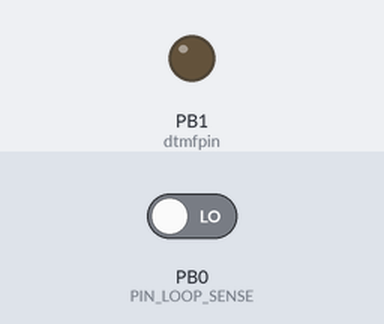
The sketch below on a simulated ATtiny85, built with avr-gcc and run on an emulated ATtiny85. On the bench: output pins drawn as LEDs (lit = HIGH). The inputs (shaded band) are chosen by the test bench; at power-on: PB0 (PIN_LOOP_SENSE) LOW. Sleep ends after the set time or at an interrupt.

Above: at 1.2 s.
1.3 s: PB0 (PIN_LOOP_SENSE) driven HIGH
2.8 s: PB0 (PIN_LOOP_SENSE) driven LOW
At 4.23 s:
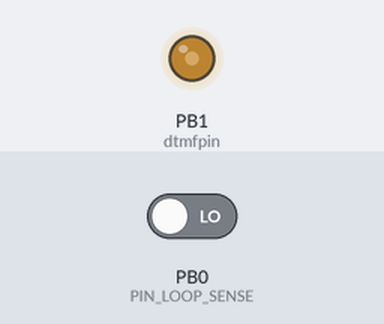
Timing chart, 0 to 5.8 s (numbered marks = the images above; inputs shaded):
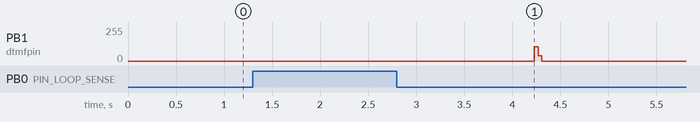

The sketch:

pulse-dtmf-converter-v3.ino
```cpp
// (licence header left out)
/*
Changes from upstream 593e746:
  * PB2 (pin 7) is BATT_EN, the coin-cell switch, instead of the mode-select
    input. The send mode is now the compile-time constant SEND_MODE.
  * Coin-cell control: the cell is connected while the loop is closed and
    released once the loop has been open for ONHOOK_MS (a hang-up). Released
    means the pin is an input (high impedance), so the R18 pull-up holds Q3
    off and no current flows through R18 in either direction.
  * The pulse-sense pin is named PIN_LOOP_SENSE (upstream: PIN_DTMF_OUT).
  * rotarydialer.h: lineIsOpen() accessor for the debounced loop state.
Without the cell parts fitted (BT1, Q3, D6, R18), PB2 drives nothing and the
converter works exactly as with them.
*/

#include <avr/power.h>
#include <avr/sleep.h>
#include "dtmfgenerator.h"
#include "rotarydialer.h"
#include "pins.h"

// ---------------------------------------------------------------- settings
// SEND_MODE 1: collect the whole number, send it DTMF_DELAY_AFTER_LAST_DIALED_DIGIT_ms
//              after the last digit (the only mode R2 boards ever ran).
// SEND_MODE 0: send each digit as soon as it has been dialed.
const int SEND_MODE = 1;
const bool REVERSE_DIAL_MODE = false;                   // true for reverse-dial systems (e.g. New Zealand)
const int DTMF_DELAY_AFTER_LAST_DIALED_DIGIT_ms = 1200; // R2 boards (2019 firmware) used 3000
const int MAX_NR_OF_DIALED_DIGITS = 15;                 // longer numbers are truncated
const unsigned long ONHOOK_MS = 250;                    // loop open this long = hung up
                                                        // (dial break ~60 ms, hook-flash ~100 ms)

DtmfGenerator dtmf;
RotaryDialer rd(PIN_LOOP_SENSE);

unsigned long lastUpdate = 0;
byte pulsesCtr = 0;
byte pulsesBuffer[MAX_NR_OF_DIALED_DIGITS];

// ---------------------------------------------------------------- coin cell
bool cellArmed = false;
unsigned long lastLoopClosedMs = 0;

static void cellArm()
{
    digitalWrite(PIN_BATT_EN, LOW);   // set the level first...
    pinMode(PIN_BATT_EN, OUTPUT);     // ...then drive it: Q3 gate low, cell connected
    cellArmed = true;
}

static void cellRelease()
{
    pinMode(PIN_BATT_EN, INPUT);      // high impedance, no internal pull-up:
    digitalWrite(PIN_BATT_EN, LOW);   // R18 pulls the gate to BATT+, Q3 off
    cellArmed = false;
}

// Called after every rd.update(). The cell follows the hook state:
// loop closed -> armed; loop open for longer than ONHOOK_MS -> released.
static void updateCell()
{
    if (!rd.lineIsOpen())
    {
        lastLoopClosedMs = millis();
        if (!cellArmed)
        {
            cellArm();                // off-hook (again): back up VDD
        }
    }
    else if (cellArmed && (millis() - lastLoopClosedMs > ONHOOK_MS))
    {
        cellRelease();                // hung up: VDD now runs down and the MCU stops
    }
}

// ---------------------------------------------------------------- main
void setup()
{
    cellRelease();                    // cell off until the loop state is known
    reducePower();
    dtmf.init();
    rd.init();
    pulsesCtr = 0;
    lastLoopClosedMs = millis();
}

void pulsesToDtmf(byte nrOfPulses)
{
    byte dtmfDigit;
    if (REVERSE_DIAL_MODE)
    {
        dtmfDigit = 10 - nrOfPulses;
    }
    else
    {
        dtmfDigit = nrOfPulses == 10 ? 0 : nrOfPulses;
    }
    dtmf.generateTone('0' + dtmfDigit);
    delay(80);
    dtmf.stopTone();
}

void loop()
{
    sleepNow();
    rd.update();
    updateCell();
    if (SEND_MODE == 0)
    {
        if (rd.available())
        {
            pulsesToDtmf(rd.readPulses());
        }
    }
    else
    {
        if (rd.available() && pulsesCtr < MAX_NR_OF_DIALED_DIGITS)
        {
            pulsesBuffer[pulsesCtr++] = rd.readPulses();
            lastUpdate = millis() + DTMF_DELAY_AFTER_LAST_DIALED_DIGIT_ms;
        }
        if ((pulsesCtr > 0) && (millis() > lastUpdate))
        {
            for (byte k = 0; k < pulsesCtr; k++)
            {
                pulsesToDtmf(pulsesBuffer[k]);
                delay(80);
            }
            pulsesCtr = 0;
        }
    }
}

void reducePower()
{
#ifdef ARDUINO_AVR_ATTINYX5
    power_usi_disable();
    bitSet(ACSR, ACD);                // disable analog comparator
#endif
    power_adc_disable();
}

void sleepNow()
{
    set_sleep_mode(SLEEP_MODE_IDLE);
    sleep_enable();
    sleep_mode();
    sleep_disable();
}
```

dtmfgenerator.cpp
```cpp
// (licence header left out)
#include "dtmfgenerator.h"

//Sine samples LUT : one period sampled on 128 samples and quantized on 7 bit
static const byte sine128[] PROGMEM =
{
    64,67,70,73,76,79,82,85,88,91,94,96,99,102,104,106,109,111,113,115,117,118,120,
    121,123,124,125,126,126,127,127,127,127,127,127,127,126,126,125,124,123,121,120,
    118,117,115,113,111,109,106,104,102,99,96,94,91,88,85,82,79,76,73,70,67,64,60,57,
    54,51,48,45,42,39,36,33,31,28,25,23,21,18,16,14,12,10,9,7,6,4,3,2,1,1,0,0,0,0,0,
    0,0,1,1,2,3,4,6,7,9,10,12,14,16,18,21,23,25,28,31,33,36,39,42,45,48,51,54,57,60
};
//Precalculating DDS tuning words:
//  tword_m = pow(2,bitwidth) * dfreq / refclk;
//      where refclk = F_CPU / 256 for fast PWM, in [Hz]
//      where dfreq = desired frequency, in [Hz]
//      where bitwidth = number of bits in tuning word, here 15bit
//
//https://en.wikipedia.org/wiki/Dual-tone_multi-frequency_signaling
//      dtmf frequencies in Hz = {697,770,852,941,1209,1336,1477,1633};
#if F_CPU==8000000
static const word tWord[8] = {731,807,893,987,1268,1401,1549,1712};
#elif F_CPU==12000000
static const word tWord[8] = {487,538,596,658,845,934,1032,1142};
#elif F_CPU==16000000
static const word tWord[8] = {365,404,447,493,634,700,774,856};
#else
#error Your MCU frequency is not supported.
#endif
static volatile word twordLf;       //DDS tuning word for LF (<1KHz)
static volatile word twordHf;       //DDS tuning word for HF (>1KHz)
static volatile word phaccuLf;      //DDS phase accumulator for LF
static volatile word phaccuHf;      //DDS phase accumulator for HF
#ifdef ARDUINO_AVR_PROTRINKET3FTDI
const byte dtmfpin=3;
#elif ARDUINO_AVR_ATTINYX5
const byte dtmfpin=1;                   //OC1A (pin 6)
#endif
static void setDuty();

void DtmfGenerator::init (void)
{
    timer.initialize();
    timer.setPrescaler(Timer::CK1);
}

bool DtmfGenerator::generateTone(char key)
{
    key = (isLowerCase(key) ? 'A' + key - 'a' : key);   // convert to upper case
    char* pch= strchr(keypad, key);
    if(!pch)
    {
        return false;
    }
    byte digitpos=pch-keypad;
    twordHf = tWord[(digitpos & 0x03) + 4];
    twordLf = tWord[(digitpos >> 2)];

    timer.pwm();
    timer.attachInterrupt(setDuty);
    pinMode(dtmfpin, OUTPUT);
    return true;
}

void DtmfGenerator::stopTone()
{
    timer.disablePwm();
    timer.detachInterrupt();
    digitalWrite(dtmfpin,0);            // OCR2B remains low after last generated pulse
}

void setDuty()
{
    //increase phase accu
    phaccuHf+=twordHf;
    phaccuLf+=twordLf;
    // use upper 8 bits of phase accu as frequency information
    byte pwmIndexHf=phaccuHf >> 8;
    byte pwmIndexLf=phaccuLf >> 8;
    // calculate PWM value for DTMF = HF value + 3/4 LF value
    byte pwmLow = pgm_read_byte_near(sine128 + (pwmIndexLf & 0x7F));
    byte pwmHigh = pgm_read_byte_near(sine128 + (pwmIndexHf & 0x7F));
    byte ocr = pwmHigh + pwmLow - (pwmLow>>2);
    timer.setPwmDuty(ocr);
}
```

dtmfgenerator.h
```cpp
// (licence header left out)
#ifndef DTMFGENERATOR_H
#define DTMFGENERATOR_H
#include "timer.h"

class DtmfGenerator
{
public:
    DtmfGenerator(){};
    void init (void);
    bool generateTone(char key);
    void stopTone();
private:
    const char* keypad = "123A456B789C*0#D"; // position for lookup into Freq. Table
};

#endif // DTMFGENERATOR_H
```

rotarydialer.cpp
```cpp
#include "rotarydialer.h"

RotaryDialer::RotaryDialer(byte pulsePin):_pulsePin(pulsePin){}

void RotaryDialer::init()
{
    _debouncer.attach(_pulsePin, INPUT);
    _debouncer.interval(10);                            // interval in ms
}

void RotaryDialer::update()
{
    _debouncer.update();
    if(_debouncer.fell())                               //Start of pulse detected
    {
        _dataReady=false;                               //Make sure data will not be read when pulses are coming in
        if(_pulseTimeout.hasRunout())                   //This is the first in a series of pulses
        {
            _pulseCounter=0;
        }
        _pulseCounter++;
        _pulseTimeout.start(150);
    }
    if(_pulseTimeout.hasRunout() && _pulseCounter>0)    //data ready when no more new pulses arrive and at least one pulse
    {                                                   //arrived lately
        _dataReady=true;
    }
}

bool RotaryDialer::available()
{
    return _dataReady;
}

byte RotaryDialer::readPulses()
{
    byte number=_pulseCounter;
    _dataReady=false;                                   //Make sure each number is read only once
    _pulseCounter=0;
    return number;
}
```

rotarydialer.h
```cpp
#ifndef ROTARYDIALER_H
#define ROTARYDIALER_H

#include "Arduino.h"
#include "Bounce2.h"
#include "singletimer.h"

class RotaryDialer
{
public:
    RotaryDialer(byte pulsePin);
    void init();
    void update();
    bool available();
    byte readPulses();
    // rev-V3 addition: current debounced loop state, reused for on-hook detect.
    // Loop OPEN (break / on-hook) reads LOW; loop CLOSED (off-hook) reads HIGH.
    bool lineIsOpen() { return _debouncer.read() == LOW; }
private:
    byte _pulsePin;
    Bounce _debouncer;
    SingleTimer _pulseTimeout;
    byte _pulseCounter;
    bool _dataReady;
};

#endif // ROTARYDIALER_H
```

singletimer.cpp
```cpp
#include "singletimer.h"
#include "Arduino.h"

void SingleTimer::start(unsigned long timeout)
{
    ulTimeout=timeout;
    ulStarttime=millis();
    bRunning=true;
}

bool SingleTimer::hasRunout()
{
    if(!bRunning)
    {
        return true;
    }
    bRunning = millis() < ulStarttime+ulTimeout;
    return  !bRunning;
}
```

singletimer.h
```cpp
#ifndef SINGLETIMER_H
#define SINGLETIMER_H


class SingleTimer
{
public:
    SingleTimer(){}
    void start(unsigned long timeout);
    bool hasRunout();
private:
    unsigned long ulStarttime;
    unsigned long ulTimeout;
    bool bRunning;
};

#endif // SINGLETIMER_H
```

timer.cpp
```cpp
// (licence header left out)
#include "timer.h"

Timer timer;    //pre-instantiating (for ISR)

void Timer::initialize()
{
    noInterrupts();                     // disable all interrupts
#ifdef ARDUINO_AVR_PROTRINKET3FTDI
    //Waveform Generation Mode Bit Description : Fast PWM = mode 3
    bitClear(TCCR2B,WGM22);
    bitSet(TCCR2A,WGM21);
    bitSet(TCCR2A,WGM20);
#elif ARDUINO_AVR_ATTINYX5
    //PWM mode using PWM1A
    bitClear(TCCR1, CTC1);
    bitSet(TCCR1, PWM1A);
    bitClear(GTCCR, PWM1B);
    OCR1C=255;
#endif
    interrupts();                       // Interrupts enabled
}

void Timer::setPrescaler(PRESCALER p)
{
    noInterrupts();                     // disable all interrupts
    switch(p)
    {
    case CK1:
    #ifdef ARDUINO_AVR_PROTRINKET3FTDI
        bitClear(TCCR2B, CS22);
        bitClear(TCCR2B, CS21);
        bitSet(TCCR2B, CS20);
    #elif ARDUINO_AVR_ATTINYX5
        bitClear(PLLCSR, PCKE);           //Don't clock from PCK, because its source is the internal R/C.
        bitClear(TCCR1,CS13);
        bitClear(TCCR1,CS12);
        bitClear(TCCR1,CS11);
        bitSet(TCCR1,CS10);
    #endif
        break;
    default:
        break;
    }
    interrupts();                       // Interrupts enabled
}

void Timer::pwm()
{
#ifdef ARDUINO_AVR_PROTRINKET3FTDI
    //Connect PWM-pin to timer2: Clear OCR2B on Compare Match, set OC2B at BOTTOM, (non-inverting mode).
    bitSet(TCCR2A, COM2B1);
    bitClear(TCCR2A, COM2B0);
#elif ARDUINO_AVR_ATTINYX5
    //Connect PWM-pin to timer1: Clear OC1A on Compare Match, set OC1A at BOTTOM, (non-inverting mode).
    bitSet(TCCR1, COM1A1);
    bitClear(TCCR1, COM1A0);
#endif
}

void Timer::disablePwm()
{
#ifdef ARDUINO_AVR_PROTRINKET3FTDI
    //Connect PWM-pin to timer2: Clear OCR2B on Compare Match, set OC2B at BOTTOM, (non-inverting mode).
    bitClear(TCCR2A, COM2B1);
    bitClear(TCCR2A, COM2B0);
#elif ARDUINO_AVR_ATTINYX5
    //Connect PWM-pin to timer1: Clear OC1A on Compare Match, set OC1A at BOTTOM, (non-inverting mode).
    bitClear(TCCR1, COM1A1);
    bitClear(TCCR1, COM1A0);
#endif

}

void Timer::detachInterrupt()
{
#ifdef ARDUINO_AVR_PROTRINKET3FTDI
    bitClear(TIMSK2,TOIE2);             // timer interrupt off
#elif ARDUINO_AVR_ATTINYX5
    bitClear(TIMSK, TOIE1);
#endif
}

void Timer::attachInterrupt(void (*isr)())
{
  isrCallback = isr;                    // register the user's callback with the real ISR
#ifdef ARDUINO_AVR_PROTRINKET3FTDI
    bitSet(TIMSK2,TOIE2);               // timer interrupt on
#elif ARDUINO_AVR_ATTINYX5
    bitSet(TIMSK, TOIE1);               // timer interrupt on
#endif
}

void Timer::setPwmDuty(byte ocr)
{
#ifdef ARDUINO_AVR_PROTRINKET3FTDI
    OCR2B = ocr;
#elif ARDUINO_AVR_ATTINYX5
    OCR1A = ocr;
#endif
}


//**************************************************************************
// Timer overflow interrupt service routine
// Interrupt frequency = F_CPU / 256
//      12MHz -> 46.875KHz
//      8MHz  -> 31.250KHz
// interrupt names can be found in Arduino folder: ./hardware/tools/avr/avr/include/avr/
//**************************************************************************
#ifdef ARDUINO_AVR_PROTRINKET3FTDI
ISR(TIMER2_OVF_vect)
#elif ARDUINO_AVR_ATTINYX5
ISR(TIMER1_OVF_vect)
#endif
{
    timer.isrCallback();
}
```

timer.h
```cpp
// (licence header left out)
#ifndef TIMER_H
#define TIMER_H
#include "Arduino.h"


class Timer
{
public:
    typedef enum{CK1}PRESCALER;
    Timer(){};
    void initialize();
    void setPrescaler(PRESCALER p);
    void pwm();
    void disablePwm();
    void attachInterrupt(void (*isr)());
    void detachInterrupt();
    void setPwmDuty(byte ocr);

    void (*isrCallback)();
};

extern Timer timer;

#endif // TIMER_H
```

pins.h
```cpp
#pragma once

#include "Arduino.h"

// ATtiny85 pin map for BRD170127 rev V3 (see ../README.md).
//   pin 1  PB5  RESET (R11 10k pull-up)
//   pin 2  PB3  crystal X1 (8 MHz)
//   pin 3  PB4  crystal X1
//   pin 5  PB0  loop/pulse sense (VCC -> R3/C5 -> R14): LOW = loop open
//   pin 6  PB1  DTMF PWM output OC1A (hard-coded in dtmfgenerator.cpp)
//   pin 7  PB2  BATT_EN: LOW = coin cell connected; input (high-Z) = cell off
//               (R18 1M pulls Q3's gate to BATT+). On the R2 board this was the
//               unused "mode select" input.
const int PIN_LOOP_SENSE = 0;   // upstream name: PIN_DTMF_OUT (it was always the pulse input)
const int PIN_BATT_EN    = 2;   // upstream: PIN_MODE_SELECT
```

Measured:
- after the input at 2.8 s, PB1 (dtmfpin): 0/255 → 108/255 after 1.4 s, → 39/255 0.04 s later, → 0/255 0.04 s later
